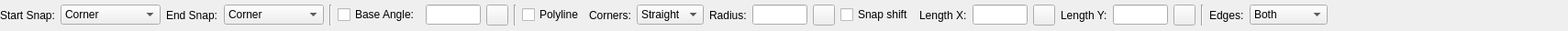
<?xml version="1.0" encoding="UTF-8"?>
<ui version="4.0">
 <class>LC_Rectangle2PointsOptionsWidget</class>
 <widget class="QWidget" name="LC_Rectangle2PointsOptionsWidget">
  <property name="geometry">
   <rect>
    <x>0</x>
    <y>0</y>
    <width>1709</width>
    <height>34</height>
   </rect>
  </property>
  <property name="windowTitle">
   <string>Form</string>
  </property>
  <layout class="QGridLayout" name="gridLayout">
   <property name="leftMargin">
    <number>0</number>
   </property>
   <property name="topMargin">
    <number>1</number>
   </property>
   <property name="rightMargin">
    <number>0</number>
   </property>
   <property name="bottomMargin">
    <number>1</number>
   </property>
   <item row="0" column="1">
    <widget class="QComboBox" name="cbSnapStart">
     <property name="toolTip">
      <string>Defines which point of rectangle should be placed into start point position.</string>
     </property>
     <item>
      <property name="text">
       <string>Corner</string>
      </property>
     </item>
     <item>
      <property name="text">
       <string>Mid-Vertical</string>
      </property>
     </item>
     <item>
      <property name="text">
       <string>Mid-Horizontal</string>
      </property>
     </item>
     <item>
      <property name="text">
       <string>Middle</string>
      </property>
     </item>
    </widget>
   </item>
   <item row="0" column="9">
    <widget class="QCheckBox" name="cbPolyline">
     <property name="toolTip">
      <string>If checked, the entire rectangle will be drawn as a polyline.</string>
     </property>
     <property name="text">
      <string>Polyline</string>
     </property>
    </widget>
   </item>
   <item row="0" column="11">
    <widget class="QComboBox" name="cbCorners">
     <property name="toolTip">
      <string>Defines how corners of rectangle should be drawn. </string>
     </property>
     <item>
      <property name="text">
       <string>Straight</string>
      </property>
     </item>
     <item>
      <property name="text">
       <string>Round</string>
      </property>
     </item>
     <item>
      <property name="text">
       <string>Bevel</string>
      </property>
     </item>
    </widget>
   </item>
   <item row="0" column="0">
    <widget class="QLabel" name="label">
     <property name="text">
      <string>Start Snap:</string>
     </property>
    </widget>
   </item>
   <item row="0" column="8">
    <widget class="Line" name="line_2">
     <property name="orientation">
      <enum>Qt::Orientation::Vertical</enum>
     </property>
    </widget>
   </item>
   <item row="0" column="7">
    <widget class="QToolButton" name="tbPickAngle">
     <property name="toolTip">
      <string>Pick rectangle rotation angle from drawing</string>
     </property>
     <property name="text">
      <string/>
     </property>
     <property name="icon">
      <iconset resource="../../../../res/icons/icons.qrc">
       <normaloff>:/icons/interactive_pick_angle.lci</normaloff>:/icons/interactive_pick_angle.lci</iconset>
     </property>
    </widget>
   </item>
   <item row="0" column="13">
    <widget class="QLineEdit" name="leRadius">
     <property name="minimumSize">
      <size>
       <width>30</width>
       <height>0</height>
      </size>
     </property>
     <property name="maximumSize">
      <size>
       <width>60</width>
       <height>16777215</height>
      </size>
     </property>
     <property name="toolTip">
      <string>Radius of rounded corners. </string>
     </property>
    </widget>
   </item>
   <item row="0" column="14">
    <widget class="QToolButton" name="tbPickRadius">
     <property name="toolTip">
      <string>Pick radius of rounded corners from drawing. </string>
     </property>
     <property name="text">
      <string/>
     </property>
     <property name="icon">
      <iconset resource="../../../../res/icons/icons.qrc">
       <normaloff>:/icons/interactive_pick_distance.lci</normaloff>:/icons/interactive_pick_distance.lci</iconset>
     </property>
    </widget>
   </item>
   <item row="0" column="6">
    <widget class="QLineEdit" name="leAngle">
     <property name="minimumSize">
      <size>
       <width>30</width>
       <height>0</height>
      </size>
     </property>
     <property name="maximumSize">
      <size>
       <width>60</width>
       <height>16777215</height>
      </size>
     </property>
     <property name="toolTip">
      <string>Rectangle rotation angle.</string>
     </property>
    </widget>
   </item>
   <item row="0" column="10">
    <widget class="QLabel" name="label_3">
     <property name="text">
      <string>Corners:</string>
     </property>
    </widget>
   </item>
   <item row="0" column="20">
    <widget class="QLineEdit" name="leLenY">
     <property name="minimumSize">
      <size>
       <width>30</width>
       <height>0</height>
      </size>
     </property>
     <property name="maximumSize">
      <size>
       <width>60</width>
       <height>16777215</height>
      </size>
     </property>
     <property name="toolTip">
      <string>Length of bevel in Y direction. </string>
     </property>
    </widget>
   </item>
   <item row="0" column="3">
    <widget class="QComboBox" name="cbSnapEnd">
     <property name="toolTip">
      <string>Defines which point of rectangle should be placed into end point position. </string>
     </property>
     <item>
      <property name="text">
       <string>Corner</string>
      </property>
     </item>
     <item>
      <property name="text">
       <string>Mid-Vertical</string>
      </property>
     </item>
     <item>
      <property name="text">
       <string>Mid-Horizontal</string>
      </property>
     </item>
     <item>
      <property name="text">
       <string>Middle</string>
      </property>
     </item>
    </widget>
   </item>
   <item row="0" column="22">
    <widget class="Line" name="line_3">
     <property name="orientation">
      <enum>Qt::Orientation::Vertical</enum>
     </property>
    </widget>
   </item>
   <item row="0" column="19">
    <widget class="QLabel" name="lblLenY">
     <property name="text">
      <string>Length Y:</string>
     </property>
    </widget>
   </item>
   <item row="0" column="25">
    <spacer name="horizontalSpacer">
     <property name="orientation">
      <enum>Qt::Orientation::Horizontal</enum>
     </property>
     <property name="sizeHint" stdset="0">
      <size>
       <width>0</width>
       <height>20</height>
      </size>
     </property>
    </spacer>
   </item>
   <item row="0" column="24">
    <widget class="QComboBox" name="cbEdges">
     <property name="toolTip">
      <string>Defines which edges of rectangle should be drawn (so it is possible to create just two parallel lines instead of rectangle)</string>
     </property>
     <item>
      <property name="text">
       <string>Both</string>
      </property>
     </item>
     <item>
      <property name="text">
       <string>Vertical</string>
      </property>
     </item>
     <item>
      <property name="text">
       <string>Horizontal</string>
      </property>
     </item>
    </widget>
   </item>
   <item row="0" column="4">
    <widget class="Line" name="line">
     <property name="orientation">
      <enum>Qt::Orientation::Vertical</enum>
     </property>
    </widget>
   </item>
   <item row="0" column="18">
    <widget class="QToolButton" name="tbPickLengthX">
     <property name="toolTip">
      <string>Pick length of bevel in X direction from drawing.</string>
     </property>
     <property name="text">
      <string/>
     </property>
     <property name="icon">
      <iconset resource="../../../../res/icons/icons.qrc">
       <normaloff>:/icons/interactive_pick_distance.lci</normaloff>:/icons/interactive_pick_distance.lci</iconset>
     </property>
    </widget>
   </item>
   <item row="0" column="5">
    <widget class="QCheckBox" name="chkFixedBaseAngle">
     <property name="toolTip">
      <string>If checked, allows to specify rotation angle for rectangle.</string>
     </property>
     <property name="text">
      <string>Base Angle:</string>
     </property>
    </widget>
   </item>
   <item row="0" column="16">
    <widget class="QLabel" name="lblX">
     <property name="text">
      <string>Length X:</string>
     </property>
    </widget>
   </item>
   <item row="0" column="12">
    <widget class="QLabel" name="lblRadius">
     <property name="text">
      <string>Radius:</string>
     </property>
    </widget>
   </item>
   <item row="0" column="15">
    <widget class="QCheckBox" name="cbSnapRadiusCenter">
     <property name="toolTip">
      <string>If checked, specifies that snap points should be shifted by radius of corners.</string>
     </property>
     <property name="text">
      <string>Snap shift</string>
     </property>
    </widget>
   </item>
   <item row="0" column="17">
    <widget class="QLineEdit" name="leX">
     <property name="minimumSize">
      <size>
       <width>30</width>
       <height>0</height>
      </size>
     </property>
     <property name="maximumSize">
      <size>
       <width>60</width>
       <height>16777215</height>
      </size>
     </property>
     <property name="toolTip">
      <string>Length of bevel in X direction.</string>
     </property>
    </widget>
   </item>
   <item row="0" column="2">
    <widget class="QLabel" name="label_4">
     <property name="text">
      <string>End Snap:</string>
     </property>
    </widget>
   </item>
   <item row="0" column="23">
    <widget class="QLabel" name="lblEdges">
     <property name="text">
      <string>Edges:</string>
     </property>
    </widget>
   </item>
   <item row="0" column="21">
    <widget class="QToolButton" name="tbPickLengthY">
     <property name="toolTip">
      <string>Pick length of bevel in Y direction from drawing. </string>
     </property>
     <property name="text">
      <string/>
     </property>
     <property name="icon">
      <iconset resource="../../../../res/icons/icons.qrc">
       <normaloff>:/icons/interactive_pick_distance.lci</normaloff>:/icons/interactive_pick_distance.lci</iconset>
     </property>
    </widget>
   </item>
  </layout>
 </widget>
 <resources>
  <include location="../../../../res/icons/icons.qrc"/>
 </resources>
 <connections/>
</ui>
